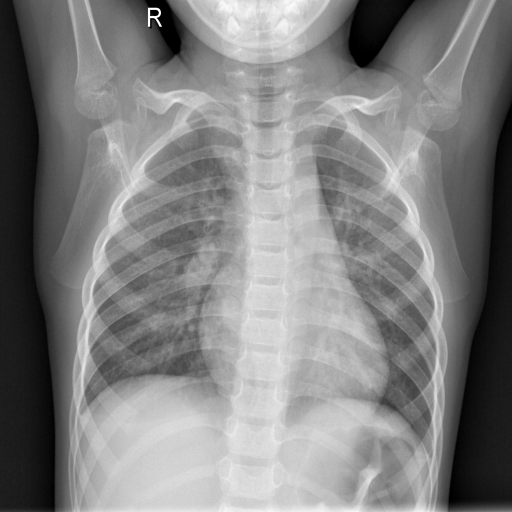
#> input picture 3.2022年学习/FractralDimensionSoftware/COVID-19-c/NORMAL/NORMAL (1).png, 1024 x 1024 px (shown at 1/2 size); its folder holds only this picture in this run
$ python build_network.py
#> lines starting #> are read from the running program, lines starting #| are printed output that depends on the picture; after the words box and inside, x2 and y2 are one past the last pixel; in counts of white or black regions, pixels touching at a corner belong together
### 2. 2021年学习/0.论文（两类分类最终结果，论文内容）/2. 会议论文/3. fractal_dimensiion_HL/3. 会议论文（fractral dimension, fft）/GetCOVID_19Data1.py
import os.path
import glob
import cv2
import numpy as np
import pandas as pd
import time
from sklearn import preprocessing

start_time = time.time()

min_value, max_value, steps = 100, 160, 10
Threshold = [x for x in range(min_value, max_value, steps)]

# [5 lines left out: function data_preprcess, not called in this run]

def convertjpg(pngfile, class_num, data, data_target, width=512, height=512):
#> called with class_num = 0, width = 512, height = 512
    img = cv2.imread(pngfile, cv2.IMREAD_GRAYSCALE) #读取为灰度图,
#> img is the input picture: shape (1024, 1024); min 0, max 255, mean 128.9
    dst = cv2.resize(img, (width, height), interpolation=cv2.INTER_CUBIC)   #interpola：双线性插值方式
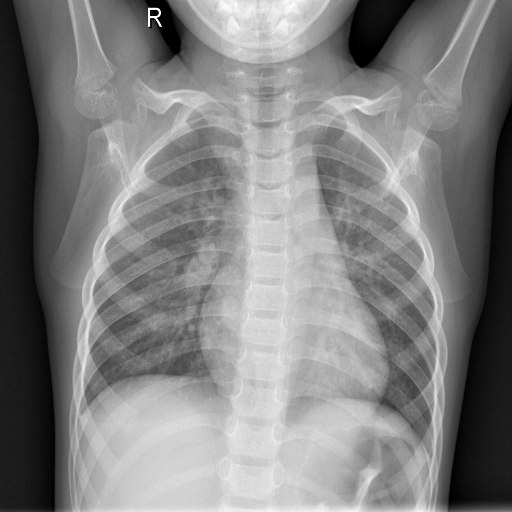
#> dst: shape (512, 512); min 0, max 255, mean 128.9
    x = []
    for i in Threshold:
        ret, b_img = cv2.threshold(img, i, 255, cv2.THRESH_BINARY)
        d = fractal_dimension(b_img, i)
        x.append(d)
#> this loop made 6 passes
#> (ret, d) on passes 1 to 6: (100, 1.42), (110, 1.49), (120, 1.51), (130, 1.53), (140, 1.55), (150, 1.55)
#> pass 1, in convertjpg, `ret, b_img = cv2.threshold(img, i, 255, cv2.THRESH_BINARY)`:
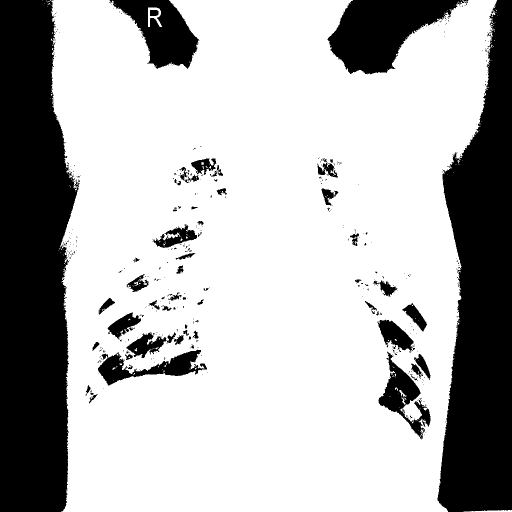
#> b_img: shape (1024, 1024) (shown at 1/2 size); 71.3% white; 476 black regions (417 under 20 px), largest, box (x1, y1, x2, y2) and area: (0, 0, 159, 1024) 130552, (875, 0, 1024, 1024) 104625, (655, 0, 929, 149) 22903
#> pass 1, in boxcount (call 6), `S = np.add.reduceat( np.add.reduceat(Z, np.arange(0, Z.shape[0], k), a..`:
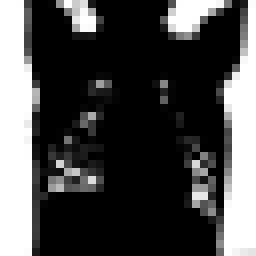
#> S: shape (32, 32) int64 (shown 8 times larger); min 0, max 1024, mean 293.7; drawn with min black and max white
#> pass 1, in boxcount (call 7), `S = np.add.reduceat( np.add.reduceat(Z, np.arange(0, Z.shape[0], k), a..`:
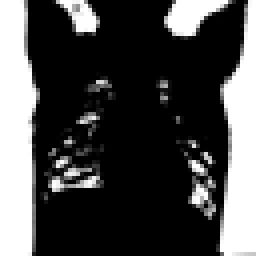
#> S: shape (64, 64) int64 (shown 4 times larger); min 0, max 256, mean 73.4; drawn with min black and max white
#> after the loop:
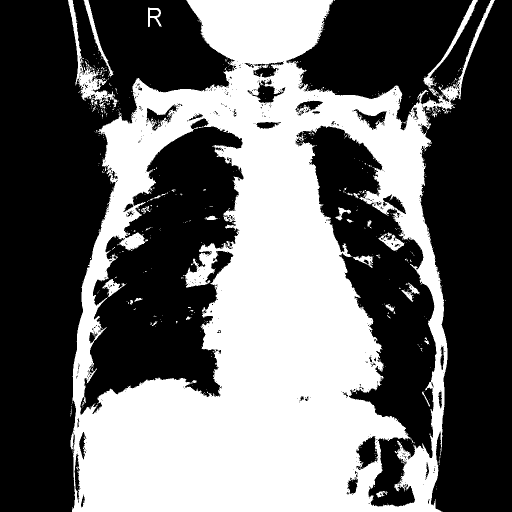
#> b_img: shape (1024, 1024) (shown at 1/2 size); 41.2% white; 590 white regions (556 under 20 px), largest, box (x1, y1, x2, y2) and area: (141, 0, 990, 1024) 419736, (136, 0, 235, 217) 3697, (847, 0, 956, 192) 1774
#> after the loop, x = [1.42, 1.49, 1.51, 1.53, 1.55, 1.55]
    x = np.array(x)
    dst = fft(dst) #进行傅里叶变化
    dst = dst.reshape(1, -1)
    dst = np.hstack((dst[0], x))
    data.append(dst)
    data_target.append(class_num)

def fft(img):
    #快速傅里叶变换算法得到频率分布
    f = np.fft.fft2(img)

    #默认结果中心点位置是在左上角,
    #调用fftshift()函数转移到中间位置
    fshift = np.fft.fftshift(f)

    #fft结果是复数, 其绝对值结果是振幅
    fimg = np.log(np.abs(fshift))
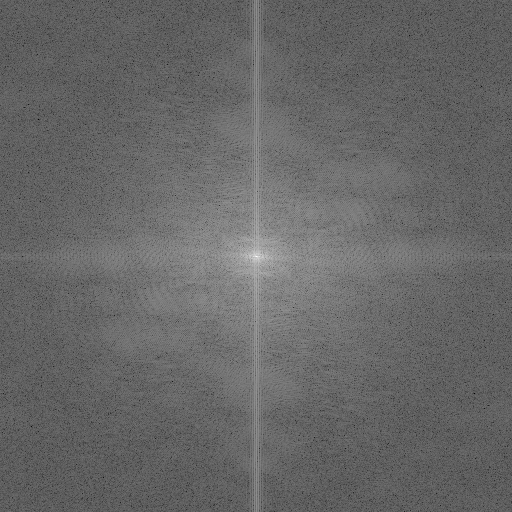
#> fimg: shape (512, 512) float64; min 0.561, max 17.34, mean 7.37; drawn with min black and max white

    return fimg
# [7 lines left out: function get_dimension, not called in this run]

def fractal_dimension(Z, threshold):
    # Only for 2d image
    assert(len(Z.shape) == 2) #assert ： 判断语句，如果是二维图像就执行，不是的话，直接报错，不再执行

    # From https://github.com/rougier/numpy-100 (#87)
    def boxcount(Z, k):
        #axis=0, 按列计算， 1：按行计算
        S = np.add.reduceat(
            np.add.reduceat(Z, np.arange(0, Z.shape[0], k), axis=0),
                               np.arange(0, Z.shape[1], k), axis=1)

        # We count non-empty (0) and non-full boxes (k*k)
        return len(np.where((S > 0) & (S < k*k))[0])

    # Transform Z into a binary array
    Z = (Z < threshold)
    #plt.draw()
    #plt.show()

    # Minimal dimension of image
    p = min(Z.shape)

    # Greatest power of 2 less than or equal to p
    n = 2**np.floor(np.log(p)/np.log(2))

    # Extract the exponent
    n = int(np.log(n)/np.log(2))

    # Build successive box sizes (from 2**n down to 2**1)
    sizes = 2**np.arange(n, 1, -1)

    # Actual box counting with decreasing size
    counts = []
    for size in sizes:
        counts.append(boxcount(Z, size))

    # Fit the successive log(sizes) with log (counts)
    coeffs = np.polyfit(np.log(sizes), np.log(counts), 1)
    return -coeffs[0]

def get_data():
    """"
    percent:训练集比例
    """
    data0 = []
    data1 = []
    data2 = []
    data_target0 = []
    data_target1 = []
    data_target2 = []

    #读取图片数据，转化为矩阵
    count0 = 0
    for pngfile in glob.glob(r"C:/Users/Arvin Yan/Desktop/COVID-19-c/NORMAL/*.png"):
        convertjpg(pngfile, 0, data0, data_target0)
        count0 += 1
        if count0 == 150:
            break

    """
    count = 0
    for pngfile in glob.glob(r"C:/Users/Yan/Desktop/COVID-19-c/Viral Pneumonia/*.png"):
        convertjpg(pngfile, 1, data1, data_target1)
        count += 1
        if count == 150:
            break
    """

    count1 = 0
    for pngfile in glob.glob(r"C:/Users/Arvin Yan/Desktop/COVID-19-c/COVID-19/*.png"):
        convertjpg(pngfile, 1, data2, data_target2)
        count1 += 1
        if count1 == 150:
            break

    data0 = np.array(data0)
    #data1 = np.array(data1)
    data2 = np.array(data2)
#> (the run stopped early here; a loop or call above may not have finished)

$ run again, on 3.2022年学习/FractralDimensionSoftware/COVID-19-c/NORMAL/NORMAL (1004).png
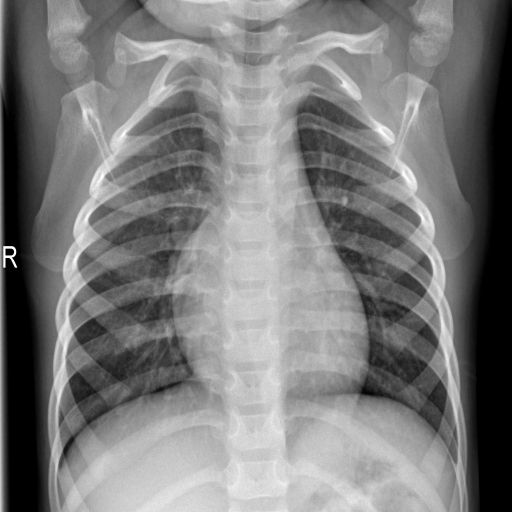
#> input picture 3.2022年学习/FractralDimensionSoftware/COVID-19-c/NORMAL/NORMAL (1004).png, 1024 x 1024 px (shown at 1/2 size)
#> in convertjpg, img is the input picture: shape (1024, 1024); min 0, max 255, mean 122.9
#> the loop in convertjpg, `for i in Threshold:` made 6 passes
#> (ret, d) on passes 1 to 6: (100, 1.53), (110, 1.54), (120, 1.54), (130, 1.55), (140, 1.55), (150, 1.55)
#> pass 1, in convertjpg, `ret, b_img = cv2.threshold(img, i, 255, cv2.THRESH_BINARY)`:
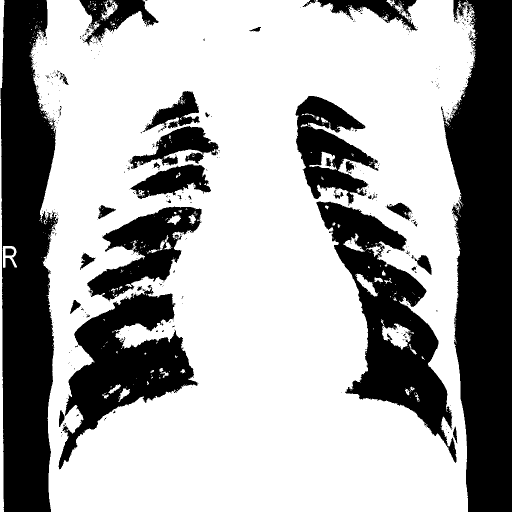
#> b_img: shape (1024, 1024) (shown at 1/2 size); 66.1% white; 516 black regions (477 under 20 px), largest, box (x1, y1, x2, y2) and area: (882, 0, 1024, 1024) 105114, (1, 0, 117, 1024) 91501, (633, 403, 913, 926) 49737
#> after the loop in convertjpg, `for i in Threshold:`: x = [1.53, 1.54, 1.54, 1.55, 1.55, 1.55]
#> in fft, `fimg = np.log(np.abs(fshift))`:
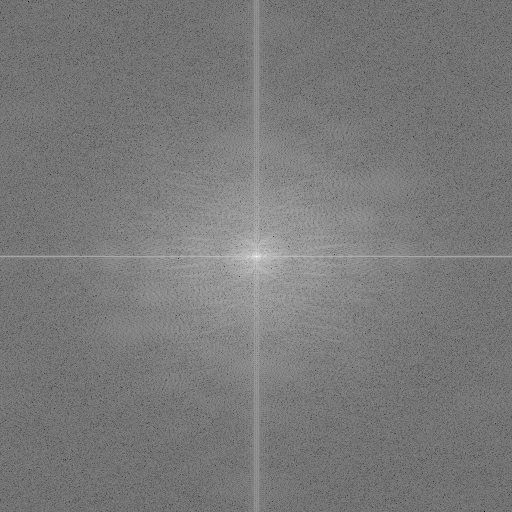
#> fimg: shape (512, 512) float64; min -1.51, max 17.29, mean 7.48; drawn with min black and max white

$ run again, on 3.2022年学习/FractralDimensionSoftware/COVID-19-c/NORMAL/NORMAL (1005).png
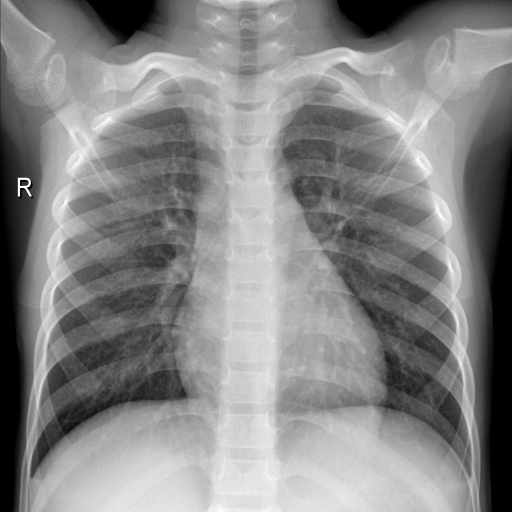
#> input picture 3.2022年学习/FractralDimensionSoftware/COVID-19-c/NORMAL/NORMAL (1005).png, 1024 x 1024 px (shown at 1/2 size)
#> in convertjpg, img is the input picture: shape (1024, 1024); min 0, max 255, mean 133.5
#> the loop in convertjpg, `for i in Threshold:` made 6 passes
#> (ret, d) on passes 1 to 6: (100, 1.52), (110, 1.51), (120, 1.5), (130, 1.49), (140, 1.5), (150, 1.53)
#> pass 1, in convertjpg, `ret, b_img = cv2.threshold(img, i, 255, cv2.THRESH_BINARY)`:
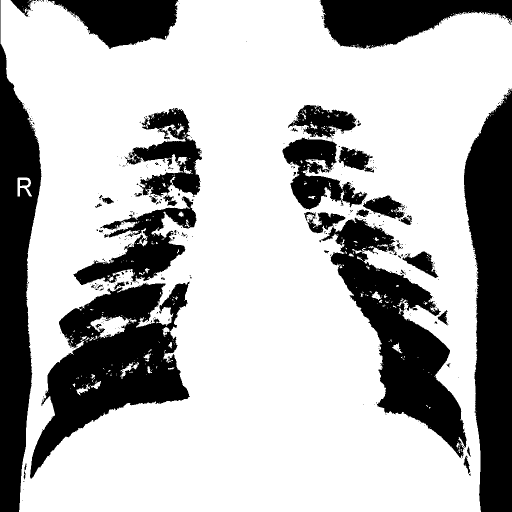
#> b_img: shape (1024, 1024) (shown at 1/2 size); 70.7% white; 445 black regions (397 under 20 px), largest, box (x1, y1, x2, y2) and area: (928, 177, 1024, 1024) 59769, (60, 563, 380, 957) 55673, (0, 0, 83, 1024) 50176
#> after the loop in convertjpg, `for i in Threshold:`: x = [1.52, 1.51, 1.5, 1.49, 1.5, 1.53]
#> in fft, `fimg = np.log(np.abs(fshift))`:
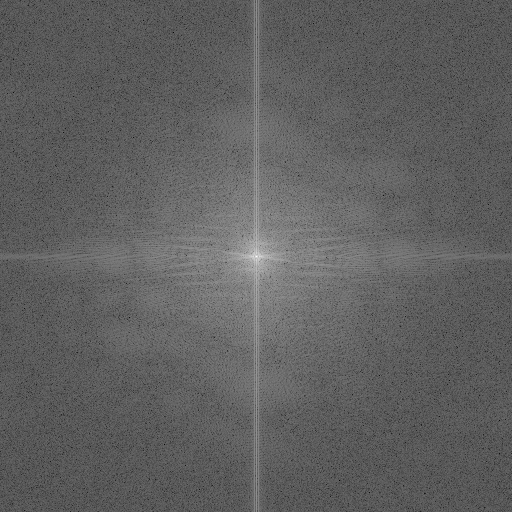
#> fimg: shape (512, 512) float64; min 1.42, max 17.37, mean 7.45; drawn with min black and max white

$ run again, on 3.2022年学习/FractralDimensionSoftware/COVID-19-c/NORMAL/NORMAL (1008).png
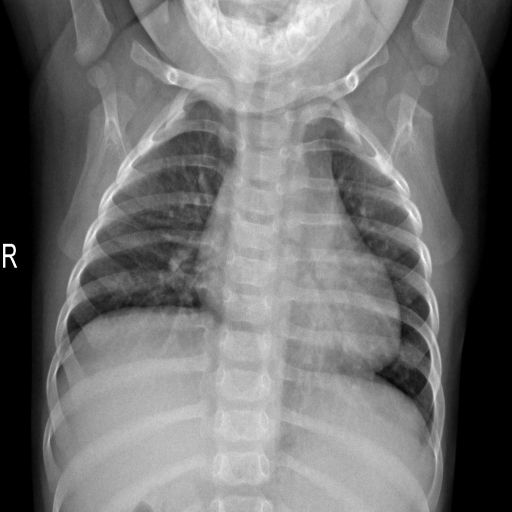
#> input picture 3.2022年学习/FractralDimensionSoftware/COVID-19-c/NORMAL/NORMAL (1008).png, 1024 x 1024 px (shown at 1/2 size)
#> in convertjpg, img is the input picture: shape (1024, 1024); min 0, max 255, mean 113.2
#> the loop in convertjpg, `for i in Threshold:` made 6 passes
#> (ret, d) on passes 1 to 6: (100, 1.46), (110, 1.48), (120, 1.5), (130, 1.52), (140, 1.54), (150, 1.55)
#> pass 1, in convertjpg, `ret, b_img = cv2.threshold(img, i, 255, cv2.THRESH_BINARY)`:
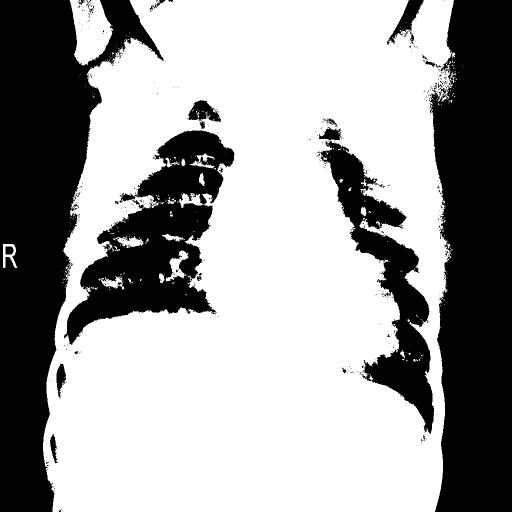
#> b_img: shape (1024, 1024) (shown at 1/2 size); 62.4% white; 471 black regions (439 under 20 px), largest, box (x1, y1, x2, y2) and area: (0, 0, 328, 1024) 144133, (858, 0, 1024, 1024) 142422, (128, 261, 469, 690) 61085
#> after the loop in convertjpg, `for i in Threshold:`: x = [1.46, 1.48, 1.5, 1.52, 1.54, 1.55]
#> in fft, `fimg = np.log(np.abs(fshift))`:
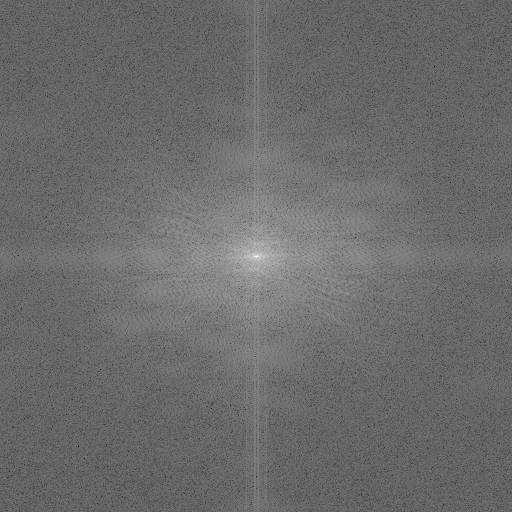
#> fimg: shape (512, 512) float64; min 0.359, max 17.21, mean 7.48; drawn with min black and max white
